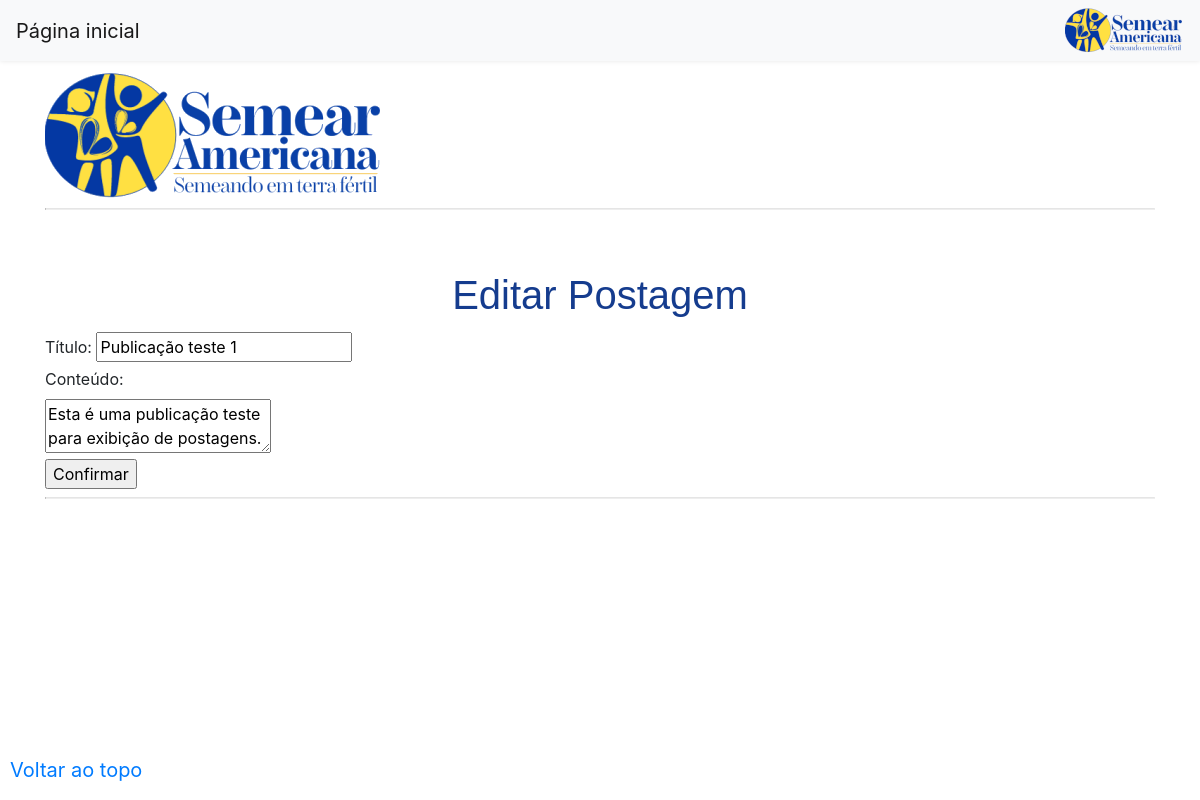
The page /admin/edit_post/1 (signed in) on the database its author committed.
### tables this page shows
CREATE TABLE posts (
    id INTEGER PRIMARY KEY AUTOINCREMENT,
    created TIMESTAMP NOT NULL DEFAULT CURRENT_TIMESTAMP,
    title TEXT NOT NULL,
    content TEXT NOT NULL
);

### app.py (the view, shortened to what this page needs)
@app.route('/admin/edit_post/<int:id>', methods=['GET', 'POST'])
@login_required
def edit_post(id):
    conn = get_db_connection()
    cursor = conn.cursor()
    cursor.execute('SELECT * FROM posts WHERE id = ?', (id,))
    post = cursor.fetchone()
    conn.close()
    return render_template('edit_post.html', post=post)

### app.py (called while the page is built)
def get_db_connection():
    conn = sqlite3.connect('database.db')
    conn.row_factory = sqlite3.Row
    return conn

@login_manager.user_loader
def load_user(user_id):
    conn = get_db_connection()
    usuario = conn.execute('SELECT * FROM usuarios WHERE id = ?',
                        (user_id,)).fetchone()
    conn.close()
    if usuario:
        return Usuario(usuario[0], usuario[1], usuario[2])
    return None

### templates/edit_post.html (shortened to what this page needs)
{% extends 'base2.html' %}
{% block content %}
	<br><br><br>
	<div id="topo">
		<img src="{{ url_for('static', filename='img/semear_logo.png') }}" alt="Semear Americana | Semeando em terra fértil">
	</div>
	<hr>
	<br><br>
    <h1>Editar Postagem</h1>
    <form action="{{ url_for('edit_post', id=post.id) }}" method="post">
        <label for="title">Título:</label>
        <input type="text" name="title" id="title" value="{{ post.title }}">
        <br>
        <label for="content">Conteúdo:</label>
        <br>
        <textarea name="content" id="content">{{ post.content }}</textarea>
        <br>
        <input type="submit" value="Confirmar">
    </form>
{% endblock %}

### static/css/style.css (style rules this page uses)
h1 { color: #153c8e; font-family: Arial, sans-serif; text-align: center; padding: 5px; }
hr { display: block; margin-top: 0.5em; margin-bottom: 0.5em; margin-left: auto; margin-right: auto; border-style: inset; border-width: 1px; }

### rows shown on the page
posts: title "Publicação teste 1", content "Esta é uma publicação teste para exibição de postagens."
